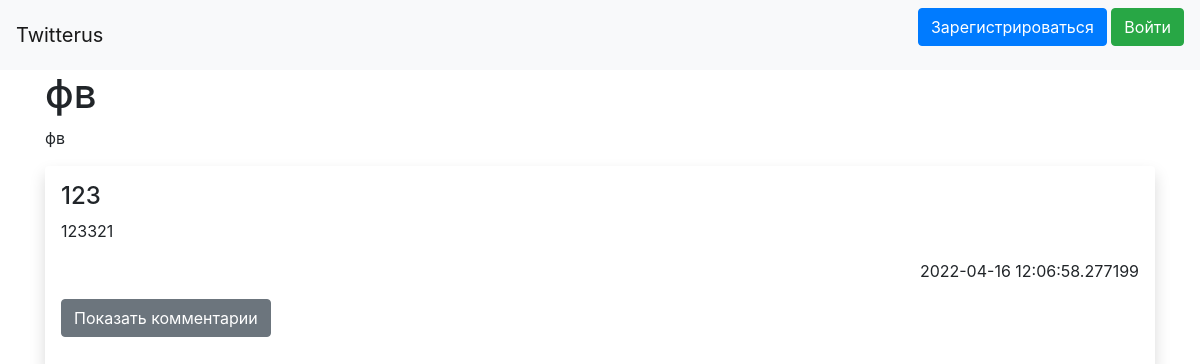
Page /user/4 on the committed database.
### data/users.py (models this page shows, shortened)
class User(SqlAlchemyBase, UserMixin, SerializerMixin):
    __tablename__ = 'users'
    id = sqlalchemy.Column(sqlalchemy.Integer, primary_key=True, autoincrement=True, unique=True)
    email = sqlalchemy.Column(sqlalchemy.String, unique=True)
    name = sqlalchemy.Column(sqlalchemy.String)
    nick = sqlalchemy.Column(sqlalchemy.String, unique=True)
    about = sqlalchemy.Column(sqlalchemy.String)
    hashed_password = sqlalchemy.Column(sqlalchemy.String)
    created_date = sqlalchemy.Column(sqlalchemy.DateTime,
                                     default=datetime.datetime.now)

### data/posts.py (models this page shows)
class Post(SqlAlchemyBase, SerializerMixin):
    __tablename__ = 'posts'
    id = sqlalchemy.Column(sqlalchemy.Integer, primary_key=True, autoincrement=True)
    title = sqlalchemy.Column(sqlalchemy.String)
    creater_id = sqlalchemy.Column(sqlalchemy.Integer, sqlalchemy.ForeignKey("users.id"))
    text = sqlalchemy.Column(sqlalchemy.String)
    create_data = sqlalchemy.Column(sqlalchemy.DateTime, default=datetime.datetime.now)
    user = orm.relation('User')

### app.py (the view, shortened to what this page needs)
@app.route('/user/<int:user_id>', methods=['GET', 'POST'])
def get_user(user_id):
    db_sess = db_session.create_session()
    user = db_sess.query(User).get(user_id)
    if user:
        all_post = db_sess.query(Post).filter(Post.creater_id == user_id)
        comments = db_sess.query(Comment).all()
        form = AddCommentForm()
        return render_template('user.html', title=user.nick, name=user.name, about=user.about, posts=all_post, id=user_id, comments=comments, form=form)
    return jsonify({'error': 'user not found'})

### data/db_session.py (called while the page is built)
def create_session() -> Session:
    global __factory
    return __factory()

### templates/user.html (shortened to what this page needs)
{% extends "base.html" %}
{% block content %}
<h1>{{ name }}</h1>
<div>
    <p>
        {{ about }}
    </p>
</div>
{% for item in posts %}
<div class="shadow p-3 mb-5 bg-body rounded">
    <h4>{{ item.title }}
    </h4>
    <p>{{ item.text }}</p>
    <div align="right">
        <p>{{ item.create_data }}</p>
    </div>
    <p>
        <button class="btn btn-secondary" type="button" data-bs-toggle="collapse" data-bs-target="#collapseWidthExample{{ item.id }}" aria-expanded="false" aria-controls="collapseWidthExample{{ item.id }}">
            Показать комментарии
        </button>
    </p>
</div>
{% endfor %}
{% endblock %}

### rows in the picture
User: name "фв", about "фв"
Post: title "123", text "123321", create_data "2022-04-16 12:06:58.277199"
